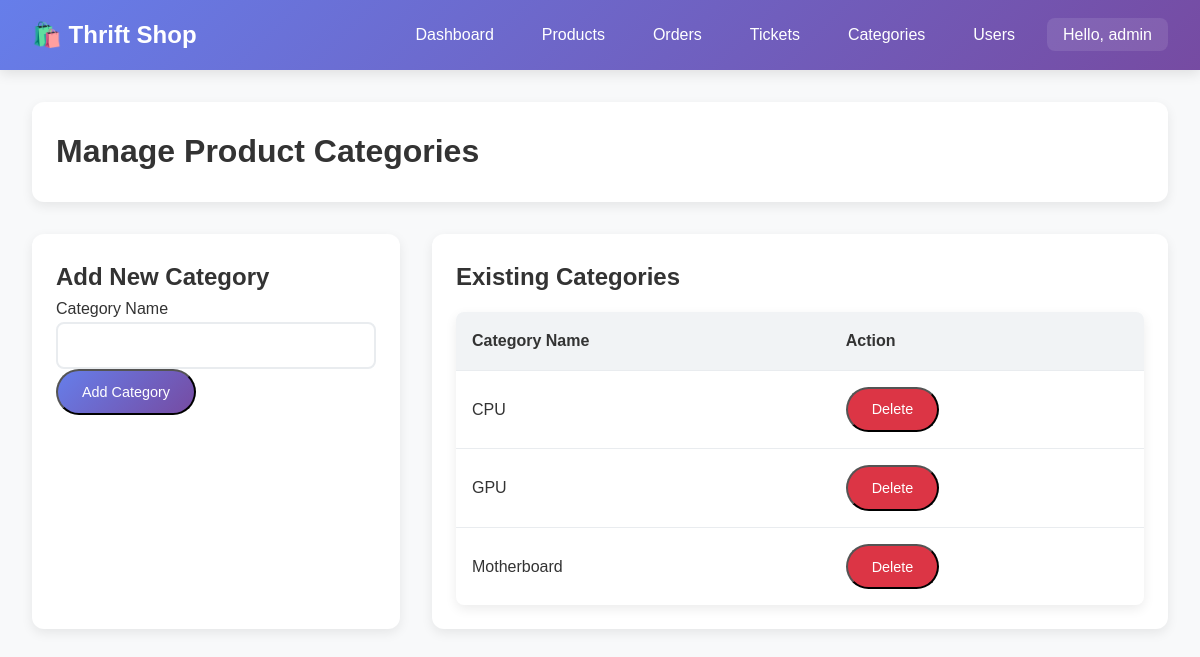
Page /admin/categories.php (signed in) on the earlier database version.
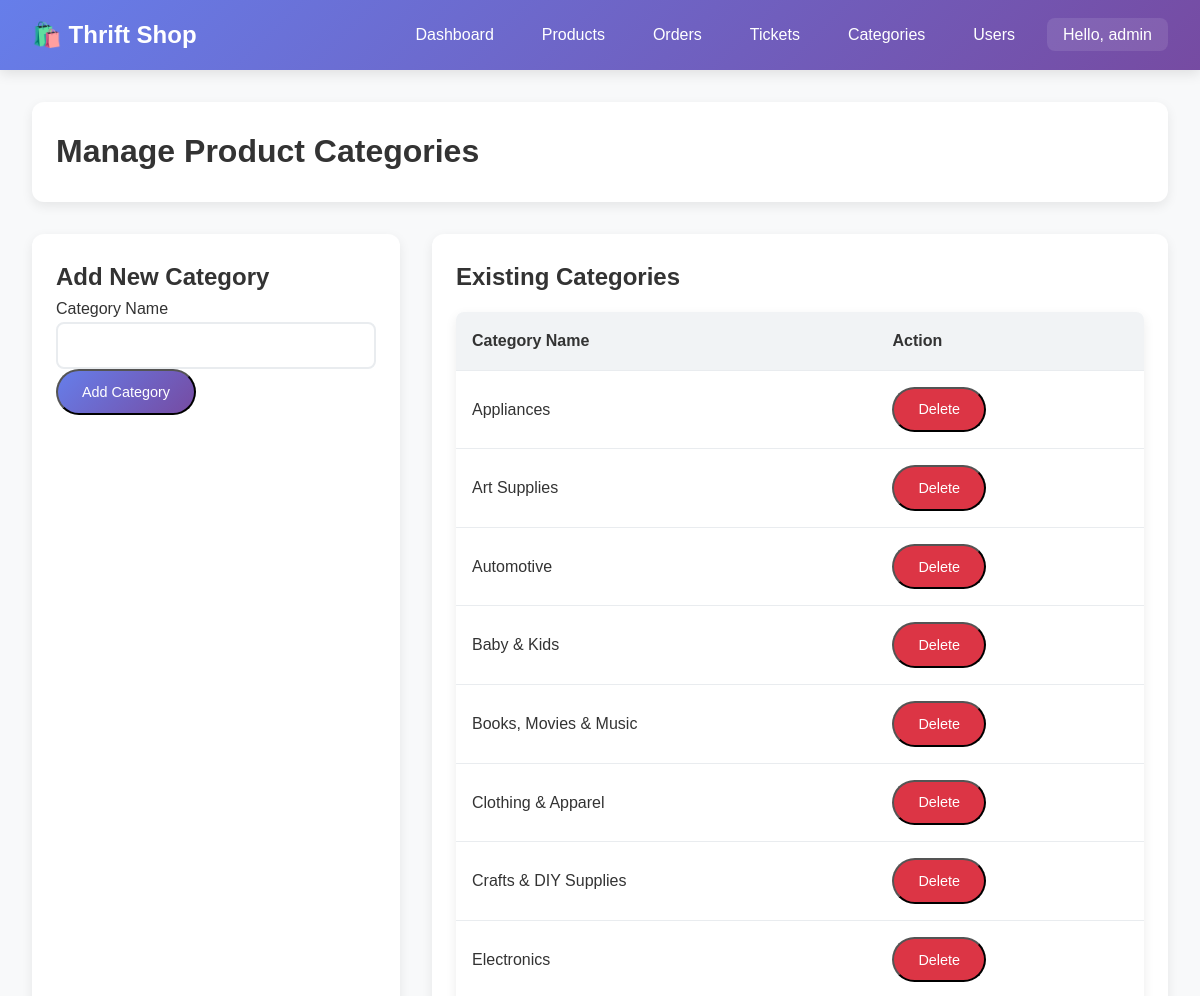
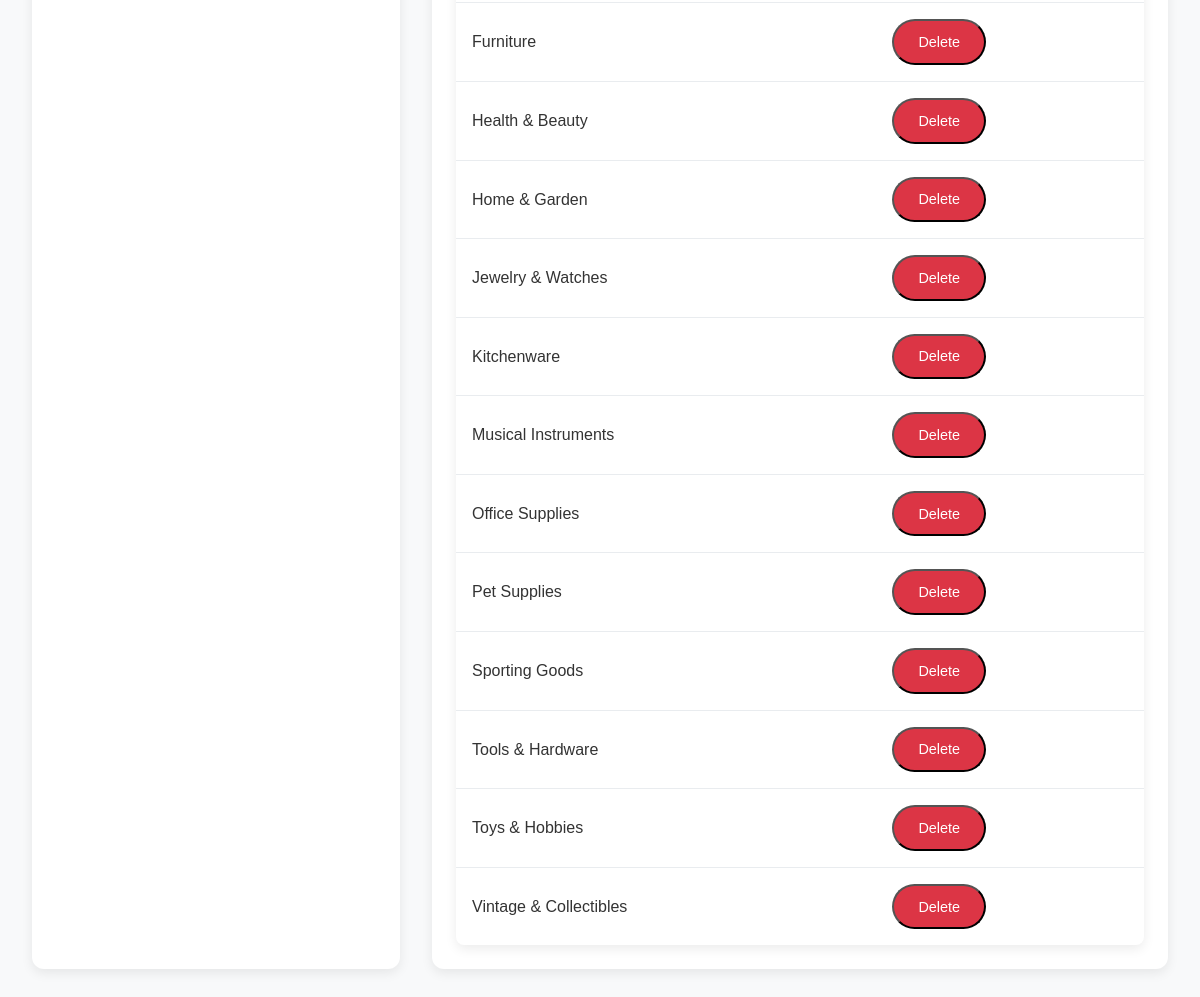
Same page on the later database version (2 pictures, top to bottom).
### tables this page shows
CREATE TABLE `categories` (
  `categoryID` int(11) NOT NULL,
  `name` varchar(255) NOT NULL,
  `image_path` varchar(255) DEFAULT NULL
);

### includes/auth.php (called while the page is built, shortened)
<?php
function isLoggedIn() {
    return isset($_SESSION['user_id']);
}
function getUserRole() {
    return $_SESSION['user_role'] ?? null;
}
function hasRole($required_roles) {
    $user_role = getUserRole();
    return $user_role === $required_roles;
}
?>

### admin/categories.php (the view, shortened to what this page needs)
<?php
require_once '../includes/auth.php';
$database = Database::getInstance();
$db = $database->getConnection();
$categories_stmt = $db->prepare("SELECT * FROM categories ORDER BY name ASC");
$categories_stmt->execute();
$categories = $categories_stmt->fetchAll(PDO::FETCH_ASSOC);
?>
<!DOCTYPE html>
<html lang="en">
<head>
    <link rel="stylesheet" href="../assets/css/style.css">
</head>
<body>
    <header>
        <nav>
            <a href="../index.php" class="logo">🛍️ Thrift Shop</a>
            <ul class="nav-links">
                <li><a href="../dashboard.php">Dashboard</a></li>
                <li><a href="products.php">Products</a></li>
                <li><a href="orders.php">Orders</a></li>
                <li><a href="tickets.php">Tickets</a></li>
                <?php if (hasRole('Admin')): ?>
                    <li><a href="categories.php">Categories</a></li>
                    <li><a href="users.php">Users</a></li>
                <?php endif; ?>
                <li class="dropdown">
                    <a href="#" class="dropdown-toggle">Hello, <?php echo htmlspecialchars($_SESSION['user_name']); ?></a>
                </li>
            </ul>
        </nav>
    </header>
    <div class="container">
        <div class="card">
            <h1>Manage Product Categories</h1>
        </div>
        <div style="display: grid; grid-template-columns: 1fr 2fr; gap: 2rem;">
            <div class="card">
                <h2>Add New Category</h2>
                <form method="POST">
                    <div class="form-group">
                        <label for="name">Category Name</label>
                        <input type="text" id="name" name="name" required>
                    </div>
                    <button type="submit" name="add_category" class="btn btn-primary">Add Category</button>
                </form>
            </div>
            <div class="card">
                <h2>Existing Categories</h2>
                <?php if (empty($categories)): ?>
                    <p>No categories found.</p>
                <?php else: ?>
                    <table class="table">
                        <thead>
                            <tr>
                                <th>Category Name</th>
                                <th>Action</th>
                            </tr>
                        </thead>
                        <tbody>
                            <?php foreach ($categories as $category): ?>
                                <tr>
                                    <td><?php echo htmlspecialchars($category['name']); ?></td>
                                    <td>
                                        <form method="POST" onsubmit="return confirm('Are you sure you want to delete this category?');">
                                            <button type="submit" name="delete_category" class="btn btn-danger">Delete</button>
                                        </form>
                                    </td>
                                </tr>
                            <?php endforeach; ?>
                        </tbody>
                    </table>
                <?php endif; ?>
            </div>
        </div>
    </div>
</body>
</html>

Differences in the rows shown:
removed categories: name "CPU"
removed categories: name "GPU"
removed categories: name "Motherboard"
added categories: name "Appliances"
added categories: name "Art Supplies"
added categories: name "Automotive"
added categories: name "Baby & Kids"
added categories: name "Books, Movies & Music"
added categories: name "Clothing & Apparel"
added categories: name "Crafts & DIY Supplies"
added categories: name "Electronics"
added categories: name "Furniture"
added categories: name "Health & Beauty"
added categories: name "Home & Garden"
added categories: name "Jewelry & Watches"
added categories: name "Kitchenware"
added categories: name "Musical Instruments"
added categories: name "Office Supplies"
added categories: name "Pet Supplies"
added categories: name "Sporting Goods"
added categories: name "Tools & Hardware"
added categories: name "Toys & Hobbies"
added categories: name "Vintage & Collectibles"
